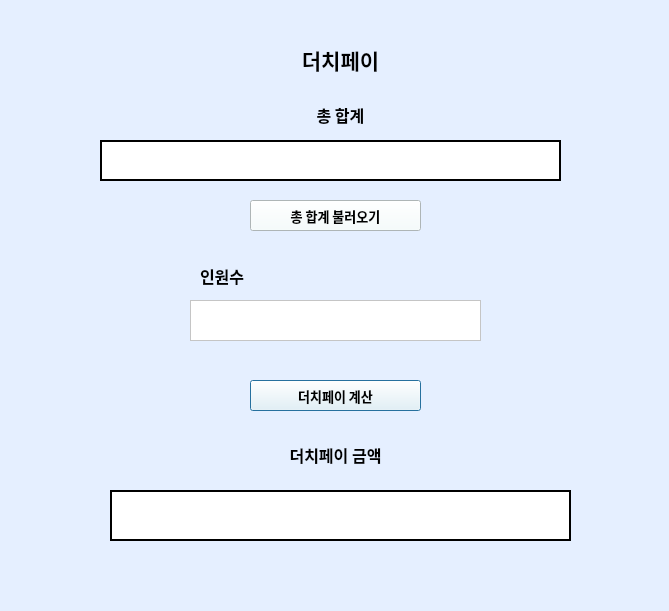
<?xml version="1.0" encoding="UTF-8"?>
<ui version="4.0">
 <class>Dialog</class>
 <widget class="QDialog" name="Dialog">
  <property name="geometry">
   <rect>
    <x>0</x>
    <y>0</y>
    <width>669</width>
    <height>611</height>
   </rect>
  </property>
  <property name="windowTitle">
   <string>Dialog</string>
  </property>
  <property name="styleSheet">
   <string notr="true">background-color: rgb(229, 239, 255)</string>
  </property>
  <widget class="QLabel" name="label">
   <property name="geometry">
    <rect>
     <x>190</x>
     <y>30</y>
     <width>301</width>
     <height>61</height>
    </rect>
   </property>
   <property name="font">
    <font>
     <family>맑은 고딕</family>
     <pointsize>16</pointsize>
     <weight>75</weight>
     <bold>true</bold>
     <underline>false</underline>
    </font>
   </property>
   <property name="text">
    <string>&lt;html&gt;&lt;head/&gt;&lt;body&gt;&lt;p align=&quot;center&quot;&gt;더치페이&lt;/p&gt;&lt;/body&gt;&lt;/html&gt;</string>
   </property>
  </widget>
  <widget class="QLabel" name="label_2">
   <property name="geometry">
    <rect>
     <x>270</x>
     <y>100</y>
     <width>141</width>
     <height>31</height>
    </rect>
   </property>
   <property name="font">
    <font>
     <family>맑은 고딕</family>
     <pointsize>12</pointsize>
     <weight>75</weight>
     <bold>true</bold>
    </font>
   </property>
   <property name="text">
    <string>&lt;html&gt;&lt;head/&gt;&lt;body&gt;&lt;p align=&quot;center&quot;&gt;총 합계&lt;/p&gt;&lt;/body&gt;&lt;/html&gt;</string>
   </property>
  </widget>
  <widget class="QLabel" name="label_3">
   <property name="geometry">
    <rect>
     <x>200</x>
     <y>260</y>
     <width>141</width>
     <height>31</height>
    </rect>
   </property>
   <property name="font">
    <font>
     <pointsize>12</pointsize>
     <weight>75</weight>
     <bold>true</bold>
    </font>
   </property>
   <property name="text">
    <string>인원수</string>
   </property>
  </widget>
  <widget class="QTextEdit" name="txt_count">
   <property name="geometry">
    <rect>
     <x>190</x>
     <y>300</y>
     <width>291</width>
     <height>41</height>
    </rect>
   </property>
   <property name="styleSheet">
    <string notr="true">background-color: rgb(255, 255, 255)</string>
   </property>
  </widget>
  <widget class="QPushButton" name="pushButton">
   <property name="geometry">
    <rect>
     <x>250</x>
     <y>380</y>
     <width>171</width>
     <height>31</height>
    </rect>
   </property>
   <property name="font">
    <font>
     <family>맑은 고딕</family>
     <pointsize>10</pointsize>
     <weight>75</weight>
     <bold>true</bold>
    </font>
   </property>
   <property name="styleSheet">
    <string notr="true">background-color: rgb(244, 254, 255)</string>
   </property>
   <property name="text">
    <string>더치페이 계산</string>
   </property>
   <property name="flat">
    <bool>false</bool>
   </property>
  </widget>
  <widget class="QLabel" name="label_4">
   <property name="geometry">
    <rect>
     <x>250</x>
     <y>440</y>
     <width>171</width>
     <height>31</height>
    </rect>
   </property>
   <property name="font">
    <font>
     <family>맑은 고딕</family>
     <pointsize>12</pointsize>
     <weight>75</weight>
     <bold>true</bold>
    </font>
   </property>
   <property name="text">
    <string>&lt;html&gt;&lt;head/&gt;&lt;body&gt;&lt;p align=&quot;center&quot;&gt;더치페이 금액&lt;/p&gt;&lt;/body&gt;&lt;/html&gt;</string>
   </property>
  </widget>
  <widget class="QLabel" name="lbl_dutch_result">
   <property name="geometry">
    <rect>
     <x>110</x>
     <y>490</y>
     <width>461</width>
     <height>51</height>
    </rect>
   </property>
   <property name="font">
    <font>
     <family>맑은 고딕</family>
     <pointsize>13</pointsize>
    </font>
   </property>
   <property name="styleSheet">
    <string notr="true">background-color: rgb(255, 255, 255)</string>
   </property>
   <property name="frameShape">
    <enum>QFrame::WinPanel</enum>
   </property>
   <property name="text">
    <string>&lt;html&gt;&lt;head/&gt;&lt;body&gt;&lt;p align=&quot;center&quot;&gt;&lt;br/&gt;&lt;/p&gt;&lt;/body&gt;&lt;/html&gt;</string>
   </property>
  </widget>
  <widget class="QPushButton" name="pushButton_2">
   <property name="geometry">
    <rect>
     <x>250</x>
     <y>200</y>
     <width>171</width>
     <height>31</height>
    </rect>
   </property>
   <property name="font">
    <font>
     <family>맑은 고딕</family>
     <pointsize>10</pointsize>
     <weight>75</weight>
     <bold>true</bold>
    </font>
   </property>
   <property name="styleSheet">
    <string notr="true">background-color: rgb(244, 254, 255)</string>
   </property>
   <property name="text">
    <string>총 합계 불러오기</string>
   </property>
   <property name="flat">
    <bool>false</bool>
   </property>
  </widget>
  <widget class="QLabel" name="lbl_total">
   <property name="geometry">
    <rect>
     <x>100</x>
     <y>140</y>
     <width>461</width>
     <height>41</height>
    </rect>
   </property>
   <property name="font">
    <font>
     <family>맑은 고딕</family>
     <pointsize>13</pointsize>
    </font>
   </property>
   <property name="styleSheet">
    <string notr="true">background-color: rgb(255, 255, 255)</string>
   </property>
   <property name="frameShape">
    <enum>QFrame::WinPanel</enum>
   </property>
   <property name="text">
    <string>&lt;html&gt;&lt;head/&gt;&lt;body&gt;&lt;p align=&quot;center&quot;&gt;&lt;br/&gt;&lt;/p&gt;&lt;/body&gt;&lt;/html&gt;</string>
   </property>
  </widget>
 </widget>
 <resources/>
 <connections>
  <connection>
   <sender>pushButton</sender>
   <signal>clicked()</signal>
   <receiver>Dialog</receiver>
   <slot>Dutchpay()</slot>
   <hints>
    <hint type="sourcelabel">
     <x>357</x>
     <y>398</y>
    </hint>
    <hint type="destinationlabel">
     <x>508</x>
     <y>365</y>
    </hint>
   </hints>
  </connection>
  <connection>
   <sender>pushButton_2</sender>
   <signal>clicked()</signal>
   <receiver>Dialog</receiver>
   <slot>CallTotal()</slot>
   <hints>
    <hint type="sourcelabel">
     <x>329</x>
     <y>214</y>
    </hint>
    <hint type="destinationlabel">
     <x>482</x>
     <y>214</y>
    </hint>
   </hints>
  </connection>
 </connections>
 <slots>
  <slot>Dutchpay()</slot>
  <slot>CallTotal()</slot>
 </slots>
</ui>
